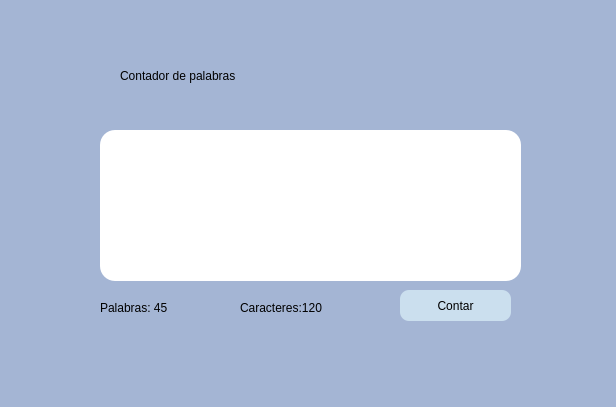
<?xml version="1.0" encoding="UTF-8"?>
<ui version="4.0">
 <class>MainWindow</class>
 <widget class="QMainWindow" name="MainWindow">
  <property name="geometry">
   <rect>
    <x>0</x>
    <y>0</y>
    <width>616</width>
    <height>407</height>
   </rect>
  </property>
  <property name="windowTitle">
   <string>MainWindow</string>
  </property>
  <property name="styleSheet">
   <string notr="true">background-color: rgb(164, 181, 212);</string>
  </property>
  <widget class="QWidget" name="centralwidget">
   <widget class="QLabel" name="label">
    <property name="geometry">
     <rect>
      <x>120</x>
      <y>50</y>
      <width>381</width>
      <height>51</height>
     </rect>
    </property>
    <property name="styleSheet">
     <string notr="true">font: 23pt &quot;MS Shell Dlg 2&quot;;</string>
    </property>
    <property name="text">
     <string>Contador de palabras</string>
    </property>
   </widget>
   <widget class="QLineEdit" name="edtCaracteres">
    <property name="geometry">
     <rect>
      <x>100</x>
      <y>130</y>
      <width>421</width>
      <height>151</height>
     </rect>
    </property>
    <property name="styleSheet">
     <string notr="true">background-color: rgb(255, 255, 255);
border-radius:15px
</string>
    </property>
    <property name="alignment">
     <set>Qt::AlignLeading|Qt::AlignLeft|Qt::AlignTop</set>
    </property>
   </widget>
   <widget class="QLabel" name="tvPalabras">
    <property name="geometry">
     <rect>
      <x>100</x>
      <y>300</y>
      <width>131</width>
      <height>16</height>
     </rect>
    </property>
    <property name="styleSheet">
     <string notr="true">font: 11pt &quot;MS Shell Dlg 2&quot;;</string>
    </property>
    <property name="text">
     <string>Palabras: 45</string>
    </property>
   </widget>
   <widget class="QLabel" name="tvCaracteres">
    <property name="geometry">
     <rect>
      <x>240</x>
      <y>300</y>
      <width>151</width>
      <height>16</height>
     </rect>
    </property>
    <property name="styleSheet">
     <string notr="true">font: 11pt &quot;MS Shell Dlg 2&quot;;</string>
    </property>
    <property name="text">
     <string>Caracteres:120</string>
    </property>
   </widget>
   <widget class="QPushButton" name="btnContar">
    <property name="geometry">
     <rect>
      <x>400</x>
      <y>290</y>
      <width>111</width>
      <height>31</height>
     </rect>
    </property>
    <property name="styleSheet">
     <string notr="true">border-color: rgb(11, 55, 255);
font: 9pt &quot;MS Shell Dlg 2&quot;;
background-color: rgb(203, 223, 238);
border-radius:9px</string>
    </property>
    <property name="text">
     <string>Contar</string>
    </property>
   </widget>
  </widget>
  <widget class="QMenuBar" name="menubar">
   <property name="geometry">
    <rect>
     <x>0</x>
     <y>0</y>
     <width>616</width>
     <height>26</height>
    </rect>
   </property>
  </widget>
  <widget class="QStatusBar" name="statusbar"/>
 </widget>
 <resources/>
 <connections/>
</ui>
